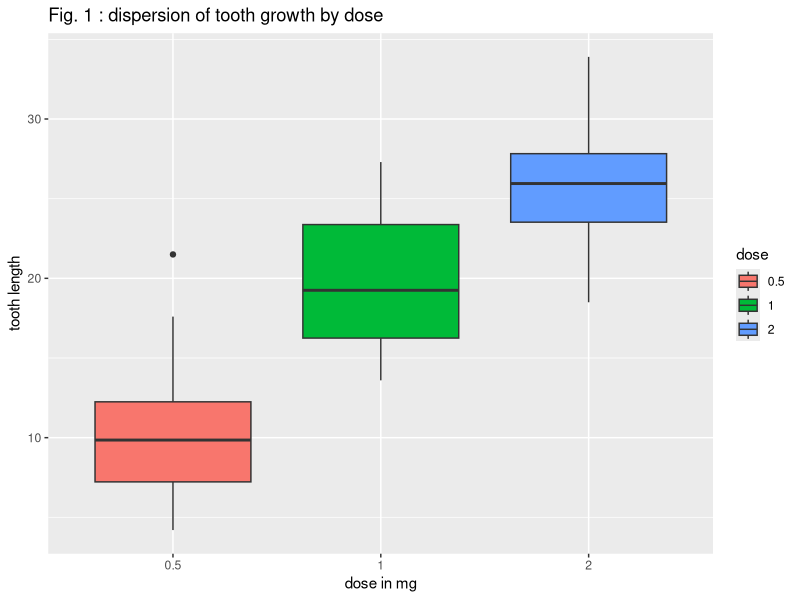
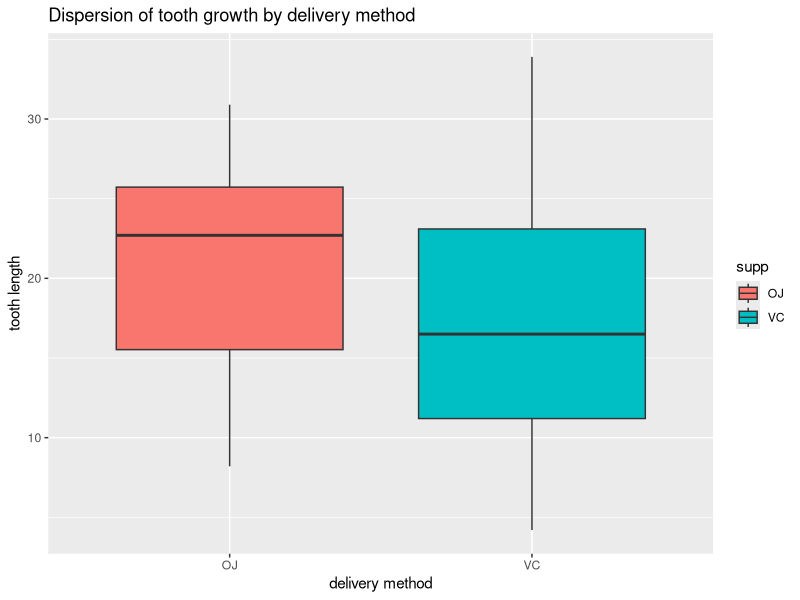

Reproduce these figures in R, in order.
## ---- chunk 1
knitr::opts_chunk$set(echo = TRUE)
## ---- chunk 2
library(datasets)
str(ToothGrowth)
## ---- chunk 3
data(ToothGrowth)
## ---- chunk 4
head(ToothGrowth)
## ---- chunk 5
sum(!complete.cases(ToothGrowth))
## ---- chunk 6
summary(ToothGrowth)
## ---- chunk 7
library(ggplot2)
## ---- chunk 8
ToothGrowth$dose <- as.factor(ToothGrowth$dose)
gplot1 <- ggplot(ToothGrowth, aes(x=dose, y=len,fill=dose)) +  geom_boxplot() +  ggtitle("Fig. 1 : dispersion of tooth growth by dose") + xlab("dose in mg") + ylab("tooth length")
gplot1
## ---- chunk 9
gplot2 <- ggplot(ToothGrowth, aes(x=supp, y=len,fill=supp)) +  geom_boxplot() +  ggtitle("Dispersion of tooth growth by delivery method") + xlab("delivery method") + ylab("tooth length")
gplot2
## ---- chunk 10
TGdose <- ToothGrowth$dose
TGsupp <- ToothGrowth$supp
TGlen <-  ToothGrowth$len

t.test(TGlen[TGsupp == "VC"],TGlen[TGsupp == "OJ"], paired=FALSE)
## ---- chunk 11
t.test(TGlen[TGdose == 0.5],TGlen[TGdose == 1], paired=FALSE)
